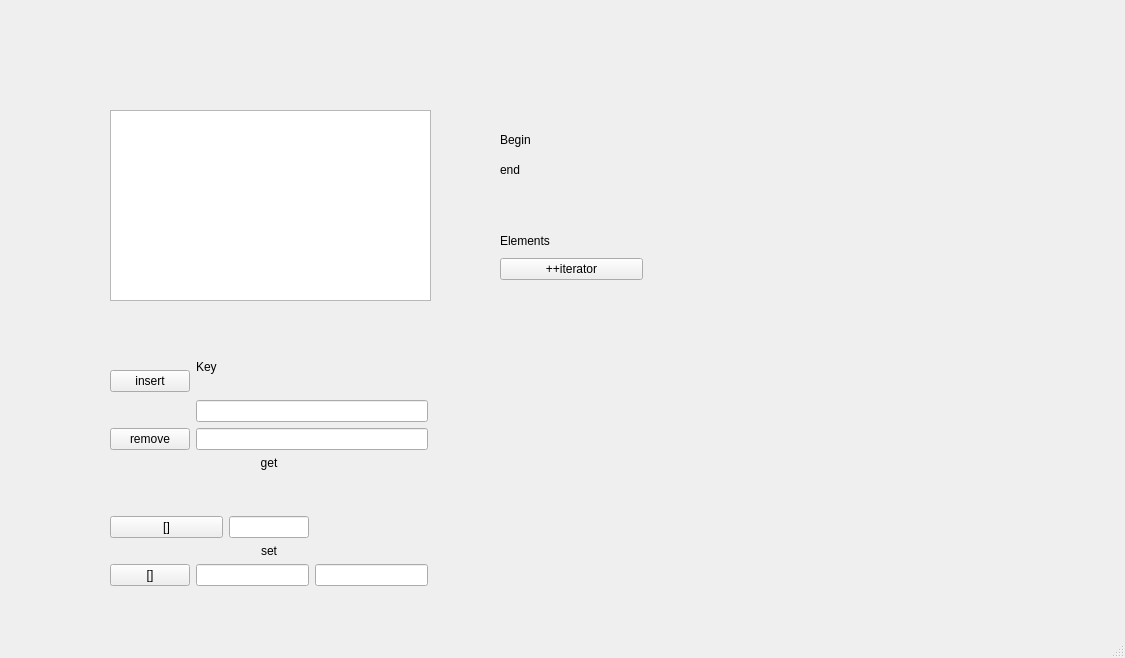
<?xml version="1.0" encoding="UTF-8"?>
<ui version="4.0">
 <class>MainWindow</class>
 <widget class="QMainWindow" name="MainWindow">
  <property name="geometry">
   <rect>
    <x>0</x>
    <y>0</y>
    <width>1125</width>
    <height>658</height>
   </rect>
  </property>
  <property name="windowTitle">
   <string>MainWindow</string>
  </property>
  <widget class="QWidget" name="centralwidget">
   <widget class="QTableView" name="tableView">
    <property name="geometry">
     <rect>
      <x>110</x>
      <y>110</y>
      <width>321</width>
      <height>191</height>
     </rect>
    </property>
   </widget>
   <widget class="QLabel" name="label_4">
    <property name="geometry">
     <rect>
      <x>500</x>
      <y>130</y>
      <width>63</width>
      <height>20</height>
     </rect>
    </property>
    <property name="text">
     <string>Begin</string>
    </property>
   </widget>
   <widget class="QLabel" name="label_5">
    <property name="geometry">
     <rect>
      <x>610</x>
      <y>130</y>
      <width>151</width>
      <height>21</height>
     </rect>
    </property>
    <property name="text">
     <string/>
    </property>
   </widget>
   <widget class="QLabel" name="label_6">
    <property name="geometry">
     <rect>
      <x>610</x>
      <y>160</y>
      <width>151</width>
      <height>21</height>
     </rect>
    </property>
    <property name="text">
     <string/>
    </property>
   </widget>
   <widget class="QLabel" name="label_7">
    <property name="geometry">
     <rect>
      <x>500</x>
      <y>160</y>
      <width>63</width>
      <height>20</height>
     </rect>
    </property>
    <property name="text">
     <string>end</string>
    </property>
   </widget>
   <widget class="QWidget" name="layoutWidget">
    <property name="geometry">
     <rect>
      <x>110</x>
      <y>340</y>
      <width>318</width>
      <height>246</height>
     </rect>
    </property>
    <layout class="QVBoxLayout" name="verticalLayout_7">
     <item>
      <layout class="QHBoxLayout" name="horizontalLayout">
       <item>
        <widget class="QPushButton" name="pushButton">
         <property name="text">
          <string>insert</string>
         </property>
        </widget>
       </item>
       <item>
        <layout class="QVBoxLayout" name="verticalLayout_4">
         <item>
          <widget class="QLabel" name="label">
           <property name="text">
            <string>Key</string>
           </property>
          </widget>
         </item>
         <item>
          <widget class="QLineEdit" name="key"/>
         </item>
        </layout>
       </item>
      </layout>
     </item>
     <item>
      <layout class="QVBoxLayout" name="verticalLayout_6">
       <item>
        <layout class="QHBoxLayout" name="horizontalLayout_5">
         <item>
          <widget class="QPushButton" name="pushButton_2">
           <property name="text">
            <string>remove</string>
           </property>
          </widget>
         </item>
         <item>
          <widget class="QLineEdit" name="removeKey"/>
         </item>
        </layout>
       </item>
      </layout>
     </item>
     <item>
      <layout class="QVBoxLayout" name="verticalLayout_3">
       <item>
        <layout class="QVBoxLayout" name="verticalLayout">
         <item>
          <widget class="QLabel" name="label_11">
           <property name="text">
            <string>&lt;html&gt;&lt;head/&gt;&lt;body&gt;&lt;p align=&quot;center&quot;&gt;get&lt;/p&gt;&lt;p align=&quot;center&quot;&gt;&lt;br/&gt;&lt;/p&gt;&lt;/body&gt;&lt;/html&gt;</string>
           </property>
          </widget>
         </item>
         <item>
          <layout class="QHBoxLayout" name="horizontalLayout_6">
           <item>
            <layout class="QHBoxLayout" name="horizontalLayout_3">
             <item>
              <widget class="QPushButton" name="pushButton_4">
               <property name="text">
                <string>[]</string>
               </property>
              </widget>
             </item>
             <item>
              <widget class="QLineEdit" name="findKey">
               <property name="maximumSize">
                <size>
                 <width>80</width>
                 <height>16777215</height>
                </size>
               </property>
              </widget>
             </item>
             <item>
              <widget class="QLabel" name="label_10">
               <property name="text">
                <string/>
               </property>
              </widget>
             </item>
            </layout>
           </item>
          </layout>
         </item>
        </layout>
       </item>
       <item>
        <layout class="QVBoxLayout" name="verticalLayout_2">
         <item>
          <widget class="QLabel" name="label_12">
           <property name="text">
            <string>&lt;html&gt;&lt;head/&gt;&lt;body&gt;&lt;p align=&quot;center&quot;&gt;set&lt;/p&gt;&lt;/body&gt;&lt;/html&gt;</string>
           </property>
          </widget>
         </item>
         <item>
          <layout class="QHBoxLayout" name="horizontalLayout_4">
           <item>
            <widget class="QPushButton" name="pushButton_5">
             <property name="text">
              <string>[]</string>
             </property>
            </widget>
           </item>
           <item>
            <widget class="QLineEdit" name="setKey"/>
           </item>
           <item>
            <widget class="QLineEdit" name="setValue"/>
           </item>
          </layout>
         </item>
        </layout>
       </item>
      </layout>
     </item>
    </layout>
   </widget>
   <widget class="QWidget" name="layoutWidget">
    <property name="geometry">
     <rect>
      <x>500</x>
      <y>230</y>
      <width>291</width>
      <height>50</height>
     </rect>
    </property>
    <layout class="QHBoxLayout" name="horizontalLayout_2">
     <item>
      <layout class="QVBoxLayout" name="verticalLayout_8">
       <item>
        <widget class="QLabel" name="label_9">
         <property name="text">
          <string>Elements</string>
         </property>
        </widget>
       </item>
       <item>
        <widget class="QPushButton" name="pushButton_3">
         <property name="text">
          <string>++iterator</string>
         </property>
        </widget>
       </item>
      </layout>
     </item>
     <item>
      <widget class="QLabel" name="label_8">
       <property name="text">
        <string/>
       </property>
      </widget>
     </item>
    </layout>
   </widget>
  </widget>
  <widget class="QMenuBar" name="menubar">
   <property name="geometry">
    <rect>
     <x>0</x>
     <y>0</y>
     <width>1125</width>
     <height>21</height>
    </rect>
   </property>
  </widget>
  <widget class="QStatusBar" name="statusbar"/>
 </widget>
 <resources/>
 <connections/>
</ui>
